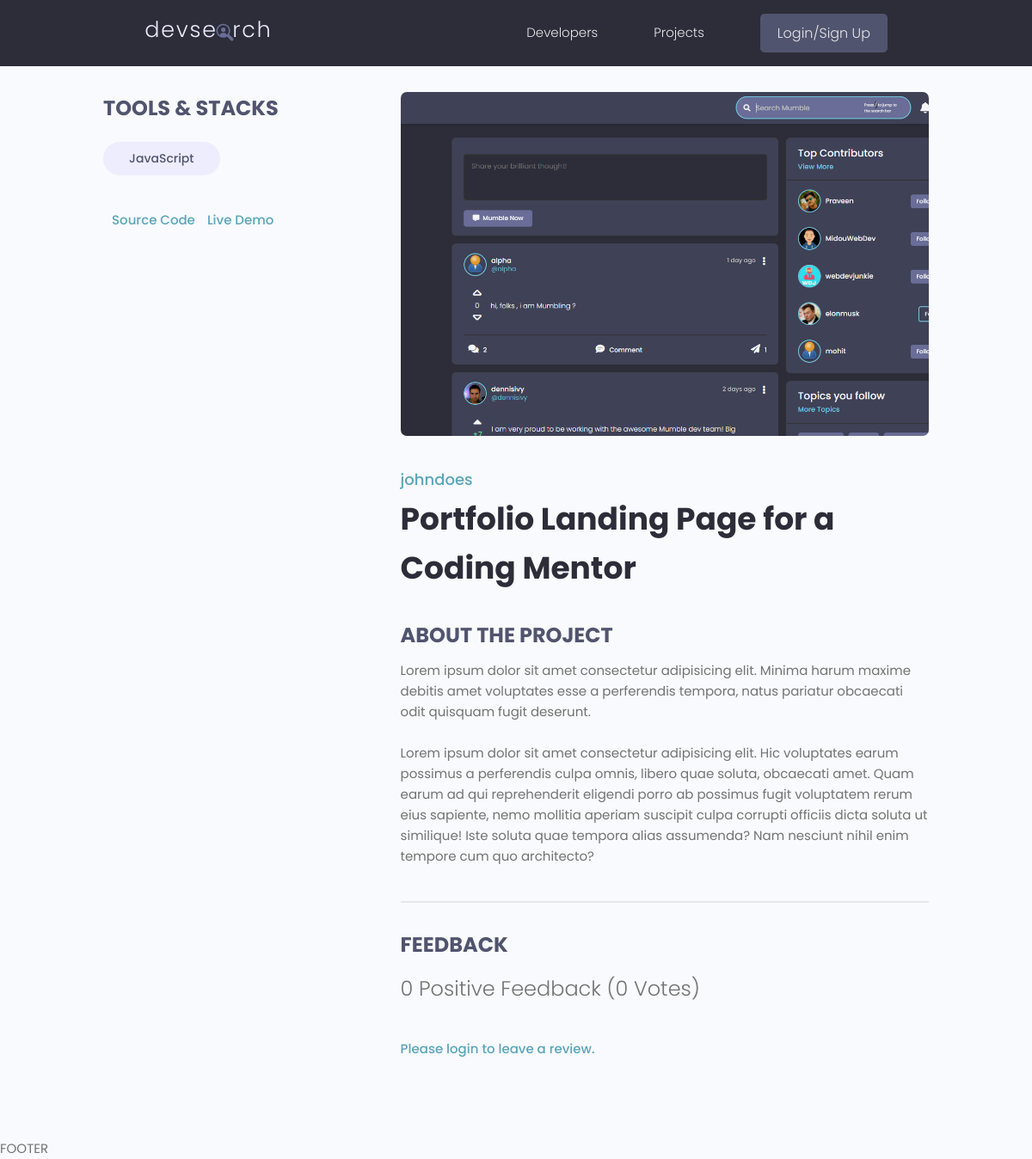
The page /projects/project/47e66fee-39da-451f-bc0d-7a772ac984ce on the database as committed earlier.
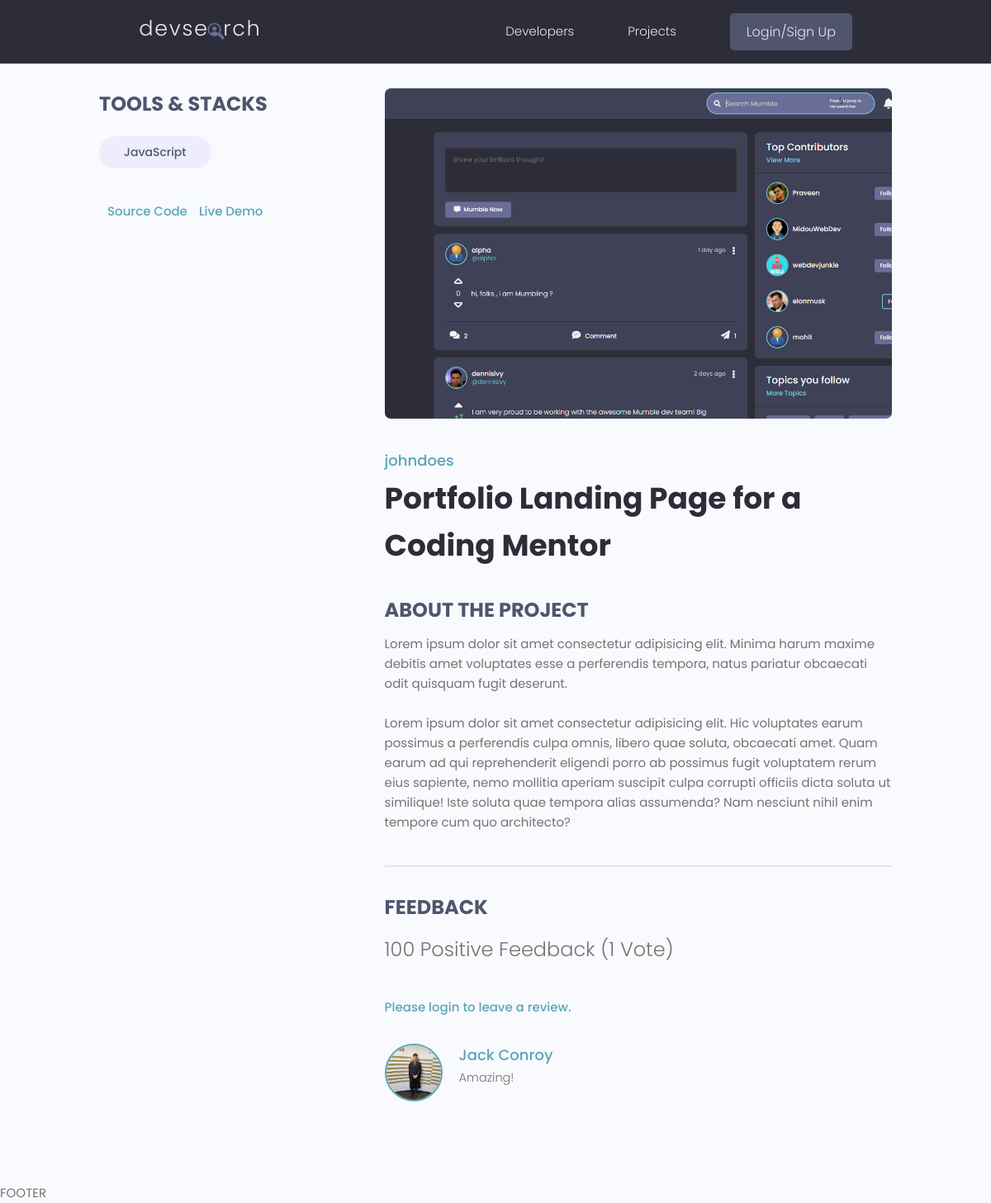
The same page on the database as committed later.
### projects/models.py (models this page shows, shortened)
class Tag(models.Model):
    name = models.CharField(max_length=200)
    created = models.DateTimeField(auto_now_add=True)
    id = models.UUIDField(default=uuid.uuid4, unique=True, primary_key=True, editable=False)
    def __str__(self):
        return self.name

class Project(models.Model):
    owner = models.ForeignKey(Profile, null=True, blank=True, on_delete=models.SET_NULL)
    title = models.CharField(max_length=200)
    description = models.TextField(null=True, blank=True)
    featured_image = models.ImageField(null=True, blank=True, default="default.jpg")
    demo_link = models.CharField(max_length=2000, null=True, blank=True)
    source_link = models.CharField(max_length=2000, null=True, blank=True)
    tags = models.ManyToManyField('Tag', blank=True)
    vote_total = models.IntegerField(default=0, null=True, blank=True)
    vote_ratio = models.IntegerField(default=0, null=True, blank=True)
    created = models.DateTimeField(auto_now_add=True)
    id = models.UUIDField(default=uuid.uuid4, unique=True, primary_key=True, editable=False)
    class Meta:
        ordering = ['-vote_ratio', '-vote_total', 'title']
    @property
    def reviewers(self):
        queryset = self.review_set.all().values_list('owner__id', flat=True)
        return queryset

class Review(models.Model):
    VOTE_TYPE = (
        ('up', 'Up Vote'),
        ('down', 'Down Vote')
    )
    owner = models.ForeignKey(Profile, on_delete=models.CASCADE, null=True)
    project = models.ForeignKey(Project, on_delete=models.CASCADE)
    body = models.TextField(null=True, blank=True)
    value = models.CharField(max_length=200, choices=VOTE_TYPE)
    created = models.DateTimeField(auto_now_add=True)
    id = models.UUIDField(default=uuid.uuid4, unique=True, primary_key=True, editable=False)
    class Meta:
        unique_together = [['owner', 'project']]

### users/models.py (models this page shows, shortened)
class Profile(models.Model):
  user = models.OneToOneField(User, on_delete=models.CASCADE, null=True, blank=True)
  name = models.CharField(max_length=200, blank=True, null=True)
  email = models.EmailField(max_length=500, blank=True, null=True)
  username = models.CharField(max_length=200, blank=True, null=True)
  location = models.CharField(max_length=200, blank=True, null=True)
  short_intro = models.CharField(max_length=500, blank=True, null=True)
  bio = models.TextField(blank=True, null=True)
  profile_image = models.ImageField(null=True, blank=True, upload_to='profiles/', default="profiles/user-default.png")
  social_github = models.CharField(max_length=500, null=True, blank=True)
  social_twitter = models.CharField(max_length=500, null=True, blank=True)
  social_linkedin = models.CharField(max_length=500, null=True, blank=True)
  social_youtube = models.CharField(max_length=500, null=True, blank=True)
  social_website = models.CharField(max_length=500, null=True, blank=True)
  created = models.DateTimeField(auto_now_add=True)
  id = models.UUIDField(default=uuid.uuid4, unique=True, primary_key=True, editable=False)

### projects/views.py (the view, shortened to what this page needs)
# urls.py: path('project/<str:pk>', views.project, name='project'),
def project(request, pk):
    projectObj = Project.objects.get(id=pk)
    form = ReviewForm()
    tags = projectObj.tags.all()
    context = {
        'project': projectObj,
        'tags': tags,
        'form': form,
    }
    return render(request, 'projects/single-project.html', context)

### projects/templates/projects/single-project.html (shortened to what this page needs)
{% extends 'main.html' %}
{% block content %}
<main class="singleProject my-md">
    <div class="container">
        <div class="layout">
            <div class="column column--1of3">
                <h3 class="singleProject__subtitle">Tools & Stacks</h3>
                <div class="singleProject__toolStack">
                    {% for tag in project.tags.all %}
                        <span class="tag tag--pill tag--sub tag--lg">
                        <small>{{tag}}</small>
                        </span>
                    {% endfor %}
                </div>
                {% if project.source_link %}
                    <a class="singleProject__liveLink" href="#" target="_blank">Source Code
                    </a>
                {% endif %}
                {% if project.demo_link %}
                    <a class="singleProject__liveLink" href="#" target="_blank">Live Demo
                    </a>
                {% endif %}
            </div>
            <div class="column column--2of3">
                <img class="singleProject__preview" src="{{ project.featured_image.url }}" alt="portfolio thumbnail" />
                <a href="{% url 'user-profile' project.owner.id %}" class="singleProject__developer">{{ project.owner.username }}</a>
                <h2 class="singleProject__title">Portfolio Landing Page for a Coding Mentor</h2>
                <h3 class="singleProject__subtitle">About the Project</h3>
                <div class="singleProject__info">
                    Lorem ipsum dolor sit amet consectetur adipisicing elit. Minima harum maxime debitis amet voluptates esse
                    a perferendis tempora, natus pariatur obcaecati odit quisquam fugit deserunt.
                    <br />
                    <br />
                    Lorem ipsum dolor sit amet consectetur adipisicing elit. Hic voluptates earum possimus a perferendis culpa
                    omnis, libero quae soluta, obcaecati amet. Quam earum ad qui reprehenderit eligendi porro ab possimus
                    fugit voluptatem rerum eius sapiente, nemo mollitia aperiam suscipit culpa corrupti officiis dicta soluta
                    ut similique! Iste soluta quae tempora alias assumenda? Nam nesciunt nihil enim tempore cum quo
                    architecto?
                </div>
                    <div class="comments">
                        <h3 class="singleProject__subtitle">Feedback</h3>
                        <h5 class="project--rating">
                        {{project.vote_ratio}} Positive Feedback ({{project.vote_total}} Vote{{project.vote_total|pluralize:"s"}})
                        </h5>
                        {% if request.user.profile.id in project.reviewers %}
                            <p>You have already submitted a review for this project.</p>
                        {% elif request.user.profile == project.owner %}
                            <p>You cannot review your own work.</p>
                        {% else %}
                        <a href="{% url 'login' %}?next={{ request.path }}">Please login to leave a review.</a>
                        {% endif %}
                            <div class="commentList">
                                {% for review in project.review_set.all %}
                                    {% if review.body %}
                                        <div class="comment">
                                            <a href="{% url 'user-profile' review.owner.id %}">
                                            <img class="avatar avatar--md"
                                                src="{{ review.owner.profile_image.url }}" alt="user" />
                                            </a>
                                            <div class="comment__details">
                                            <a href="{% url 'user-profile' review.owner.id %}" class="comment__author">{{ review.owner.name }}</a>
                                            <p class="comment__info">
                                                {{ review.body|linebreaksbr }}
                                            </p>
                                            </div>
                                        </div>
                                    {% endif %}
                                {% endfor %}
                            </div>
                        </div>
                    </div>
                </div>
            </div>
</main>
{% endblock %}

### templates/main.html (shortened to what this page needs)
<!DOCTYPE html>
{% load static %}
<html lang="en">
<head>
    <link rel="stylesheet" href="https://cdnjs.cloudflare.com/ajax/libs/font-awesome/6.2.1/css/all.min.css" />
    <link rel="stylesheet" href="https://cdn.iconmonstr.com/1.3.0/css/iconmonstr-iconic-font.min.css" />
    <link rel="stylesheet" href="{% static 'uikit/styles/uikit.css' %}" />
    <link rel="stylesheet" href="{% static 'styles/app.css' %}" />
</head>
<body>
    {% include 'navbar.html' %}
    {% block content %}
    {% endblock content %}
    <footer>FOOTER</footer>
</body>
</html>

### templates/navbar.html (shortened to what this page needs)
{% load static %}
<header class="header">
    <div class="container container--narrow">
      <a href="{% url 'profiles' %}" class="header__logo">
        <img src="{% static 'images/logo.svg' %}" alt="DevSearch Logo" />
      </a>
      <nav class="header__nav">
        <ul class="header__menu">
          <li class="header__menuItem"><a href="{% url 'profiles' %}">Developers</a></li>
          <li class="header__menuItem"><a href="{% url 'projects' %}">Projects</a></li>
          {% if request.user.is_authenticated %}
            <li class="header__menuItem"><a href="{% url 'inbox' %}">Inbox</a></li>
            <li class="header__menuItem"><a href="{% url 'account' %}">Account</a></li>
            <li class="header__menuItem"><a href="{% url 'logout' %}" class="btn btn--sub">Logout</a></li>
          {% else %}
            <li class="header__menuItem"><a href="{% url 'login' %}" class="btn btn--sub">Login/Sign Up</a></li>
          {% endif %}
        </ul>
      </nav>
    </div>
</header>

### static/styles/app.css (style rules this page uses)
:root { --color-sub: #2d2d39; }
.btn--sub { background-color: var(--color-sub-light); }
img { width: 100%; }
.header { position: sticky; z-index: 111; background-color: var(--color-sub); padding: 1.5rem 0; }
.header > .container { display: flex; justify-content: space-between; align-items: center; }
.header__logo > img { height: 3.8rem; }
.header__nav > ul { display: inline-flex; align-items: center; list-style: none; gap: 6.5rem; }
.header__menuItem > a { color: var(--color-light); font-weight: 300; }
.singleProject .column--1of3 { order: 2; }
@media screen and (min-width: 1081px) { .singleProject .column--1of3 { order: 1; } }
@media screen and (min-width: 1081px) { .singleProject .column--2of3 { order: 2; } }
.singleProject__toolStack { margin-top: 2rem; margin-bottom: 4rem; }
.singleProject__liveLink { font-weight: 500; transition: all 0.3s ease-in-out; border-bottom: 2px solid transparent; }
.singleProject__preview { height: 50vh; object-fit: cover; object-position: top center; margin-bottom: 3rem; border-radius: 0.7rem; }
.singleProject__developer { font-size: 1.8rem; font-weight: 500; }
.singleProject__title { font-size: 3.6rem; font-weight: 700; color: var(--color-sub); margin-bottom: 3rem; }
.project--rating { margin-bottom: 1.6em; margin-top: .5em; }
.singleProject__subtitle { text-transform: uppercase; font-size: 2.4rem; font-weight: 700; color: var(--color-sub-light); margin-bottom: 1rem; }
.comments { margin-top: 4rem; padding-top: 3rem; border-top: 2px solid var(--color-light); }
.commentList { margin: 3rem 0; }
.comment { display: flex; gap: 2rem; }
.comment__author { font-size: 1.8rem; }
.comment__info { font-size: 1.45rem; }

### static/uikit/styles/modules/_variables.css (style rules this page uses)
:root { --color-main: #5aa5b9; --color-main-light: #e6faff; --color-sub: #3f4156; --color-sub-light: #51546e; --color-sub-lighter: #ededfd; --color-text: #737373; --color-gray: #8b8b8b; --color-light: #e5e7eb; --color-light-gray: #767676; --color-bg: #f8fafd; --color-white: #fffefd; --color-white-light: #f3f3f3; --color-success: #359e64; --color-success-bg: #def8e8; --color-error: #fc4b0b; --color-error-bg: #fff2ee; --font-base: 'Poppins', arial, helvetica, 'Segoe UI', roboto, ubuntu, sans-serif; --font-monospace: 'Fira Code', 'Courier New', courier, monospace; --font-regular: 300; --font-medium: 500; --font-bold: 700; --generic-shadow: 1px 1px 5px #00000010; --generic-transition: all 0.3s ease-in-out; }

### static/uikit/styles/modules/_base.css (style rules this page uses)
* { margin: 0; padding: 0; box-sizing: border-box; text-rendering: optimizeLegibility; color: inherit; font-size: inherit; }
html { font-size: 50%; }
@media only screen and (min-width: 480px) { html { font-size: 56.25%; } }
@media only screen and (min-width: 1200px) { html { font-size: 62.5%; } }
body { line-height: 1.6; font-weight: 400; font-size: 1.5rem; color: var(--color-text); background-color: var(--color-bg); min-height: 100vh; }

### static/uikit/styles/modules/_typography.css (style rules this page uses)
* { font-family: var(--font-base); }
h2 { font-size: 3.6rem; font-weight: var(--font-bold); }
h3 { font-size: 3.2rem; font-weight: var(--font-medium); }
h5 { font-size: 2.4rem; font-weight: var(--font-medium); }
h5, h6 { font-weight: var(--font-regular); }
p, span, strong { font-size: 1.6rem; color: var(--color-text); font-weight: var(--font-regular); }
a { padding-bottom: 2px; text-decoration: none; display: inline-block; color: var(--color-main); font-weight: var(--font-medium); }

### static/uikit/styles/modules/_utilities.css (style rules this page uses)
.container { width: 92%; max-width: 165rem; margin: 0 auto; box-sizing: border-box; }
.container--narrow { width: 92%; max-width: 120rem; }
@media screen and (min-width: 1000px) { .container { width: 90%; } }
@media screen and (min-width: 1000px) { .container--narrow { width: 85%; } }
@media screen and (min-width: 1200px) { .container { width: 80%; } }
@media screen and (min-width: 1200px) { .container--narrow { width: 72%; } }
.my-md { margin: 3rem auto; }

### static/uikit/styles/modules/_avatar.css (style rules this page uses)
.avatar { border-radius: 50%; border: 2px solid var(--color-main); object-fit: cover; }
.avatar--md { height: 7rem; width: 7rem; }

### static/uikit/styles/modules/_tag.css (style rules this page uses)
.tag { display: inline-flex; align-items: center; background-color: var(--color-sub); height: -webkit-fit-content; height: -moz-fit-content; height: fit-content; width: -webkit-fit-content; width: -moz-fit-content; width: fit-content; border-radius: 0.5rem; padding: 0.5rem 1.5rem; font-size: 1.2rem; cursor: pointer; }
.tag > small { color: var(--color-white); }
.tag--pill { border-radius: 5rem; }
.tag--sub, .tag--sub > small { background: var(--color-sub-lighter); color: var(--color-sub-light); font-weight: 500; }
.tag--lg { padding: 0.8rem 3rem; font-size: 1.4rem; }

Rows that differ between the two databases and show on the page:
changed Project "johndoes": vote_ratio "0" → "100"; vote_total "0" → "1"
added Review: owner.profile_image (picture), owner.name "Jack Conroy", body "Amazing!"
